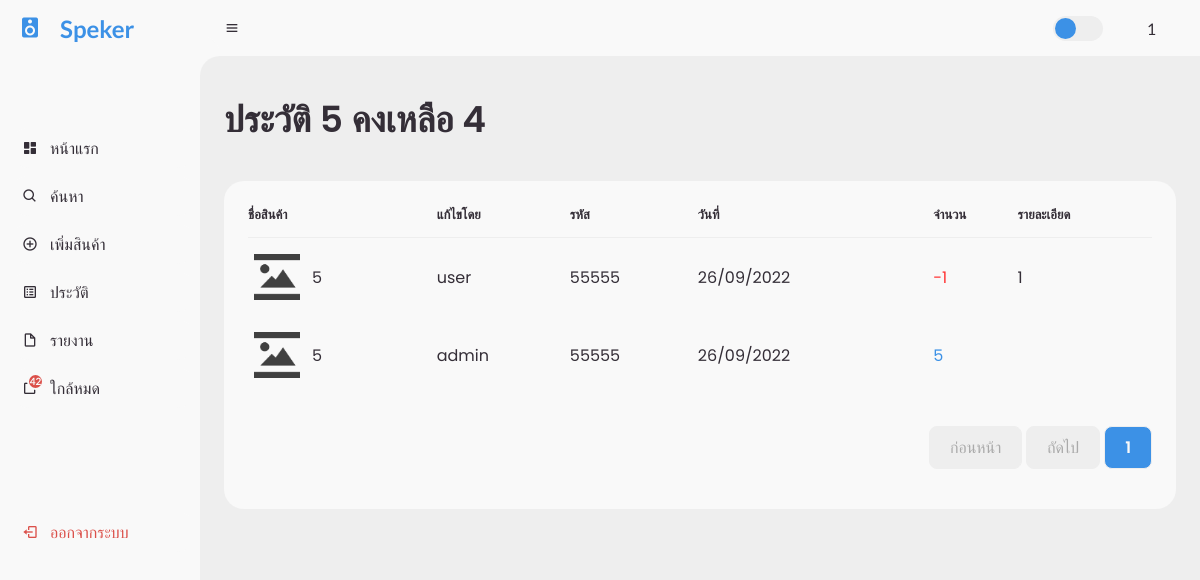
Page /log_product.php?id=97 (signed in) on the earlier database version.
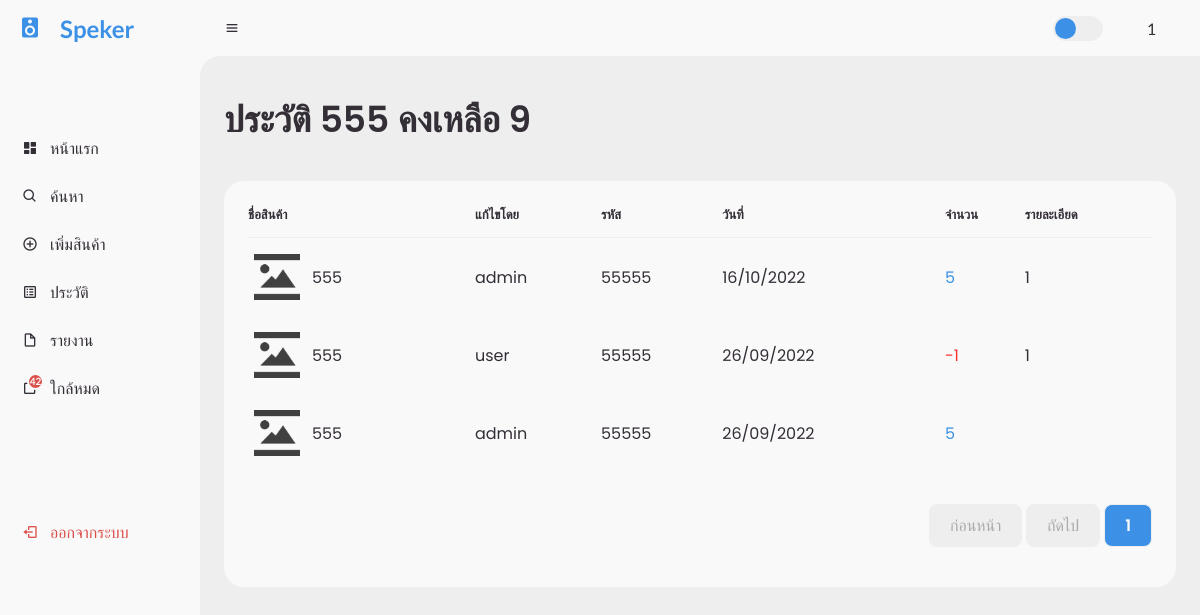
Same page on the later database version.
### tables this page shows
CREATE TABLE `product` (
  `id` int(11) NOT NULL,
  `code` varchar(5) NOT NULL,
  `name` varchar(255) NOT NULL,
  `stock` int(11) NOT NULL,
  `price` decimal(10,0) NOT NULL,
  `detail` varchar(1000) NOT NULL,
  `image_path` varchar(255) NOT NULL,
  `create_date` datetime NOT NULL DEFAULT current_timestamp()
);

CREATE TABLE `log` (
  `id` int(11) NOT NULL,
  `id_product` int(11) NOT NULL,
  `id_account` varchar(10000) NOT NULL,
  `amount` int(11) NOT NULL,
  `specs` varchar(1000) NOT NULL,
  `datetime` datetime NOT NULL DEFAULT current_timestamp(),
  `status` int(11) NOT NULL,
  `read` int(1) NOT NULL DEFAULT 0
);

### log_product.php (the view, shortened to what the changed rows need)
<?php
  include('./function/notify.php');
  $id = $_GET['id'];
  $perpage = 5;
  $page = 1;
  if (isset($_GET['page'])) {
    $page = $_GET['page'];
  } else {
    $page = 1;
  }
  $start = ($page - 1) * $perpage;
  $sql = "SELECT * FROM log INNER JOIN product ON log.id_product = product.id WHERE log.id_product = $id ORDER BY log.datetime DESC limit $start,$perpage";
  $query = mysqli_query($connect, $sql);
  $data_product = mysqli_fetch_array($query);
  $name = $data_product['name'];
  $stock = $data_product['stock'];
  $sql2 = "SELECT COUNT(*) as total FROM log Where log.id_product = $id";
  $query2 = mysqli_query($connect, $sql2);
  $data2 = mysqli_fetch_assoc($query2);
  $total_page = ceil($data2['total'] / $perpage);
?>
<!DOCTYPE html>
<html lang="en">
<head>
  <link href="https://unpkg.com/boxicons@2.0.9/css/boxicons.min.css" rel="stylesheet" />
  <link rel="stylesheet" href="./css/style.css" />
</head>
<body>
  <section id="content">
    <main>
      <div class="head-title">
        <div class="left">
          <h1>ประวัติ <?php echo $name; ?> คงเหลือ <?php echo $stock ;?></h1>
        </div>
      </div>
      <div class="table-data">
        <div class="order">
          <table>
            <thead>
              <tr>
                <th>ชื่อสินค้า</th>
                <th>แก้ไขโดย</th>
                <th>รหัส</th>
                <th>วันที่</th>
                <th>จำนวน</th>
                <th>รายละเอียด</th>
              </tr>
            </thead>
            <tbody>
              <?php
                $query = mysqli_query($connect, $sql);
                while ($data = mysqli_fetch_array($query)) {
              ?>
              <tr>
                <td>
                  <?php if ($data['image_path']) {
                      echo "<img src ='$data[image_path]'/>";
                    } else {
                      echo "<img src ='./img/default/default.png' />";
                    }
                  ?>
                  <p><?php echo "$data[name]"; ?></p>
                </td>
                <td><?php echo "$data[id_account]"; ?></td>
                <td><?php echo "$data[code]"; ?></td>
                <td>
                  <?php
                    $date = date('d/m/Y', strtotime($data["datetime"]));
                    echo "$date";
                  ?>
                </td>
                <td>
                  <?php
                    if ($data['status'] == 0) {
                      echo "<span class='text-blue'>$data[amount]</span>";
                    } else if ($data['status'] == 1) {
                      echo "<span class='text-red'>-$data[amount]</span>";
                    }
                  ?>
                </td>
                <td><?php echo "$data[specs]"; ?></td>
              </tr>
              <?php } ?>
            </tbody>
          </table>
          <div>
            <ul class="page">
              <?php
                if ($total_page < 7) {
                  for ($i = 1 ; $i <= $total_page; $i++) {
                    if ($i == $page) {
                      echo "<a href='log_product.php?page=$i&id=$id' class='active'><li>$i</li></a>";
                    } else {
                      echo "<a href='log_product.php?page=$i&id=$id'><li>$i</li></a>";
                    }
                  }
                }
              ?>
            </ul>
          </div>
        </div>
      </div>
    </main>
  </section>
</body>
</html>

Differences in the rows shown:
changed product: name "5" → "555"; stock "4" → "9"
added log: id_product.name "555", id_account "admin", id_product.code "55555", datetime "16/10/2022", amount "5", specs "1"
changed through a linked row, log "user": id_product.name "5" → "555"
changed through a linked row, log (number 3 of 3 on the later page): id_product.name "5" → "555"
